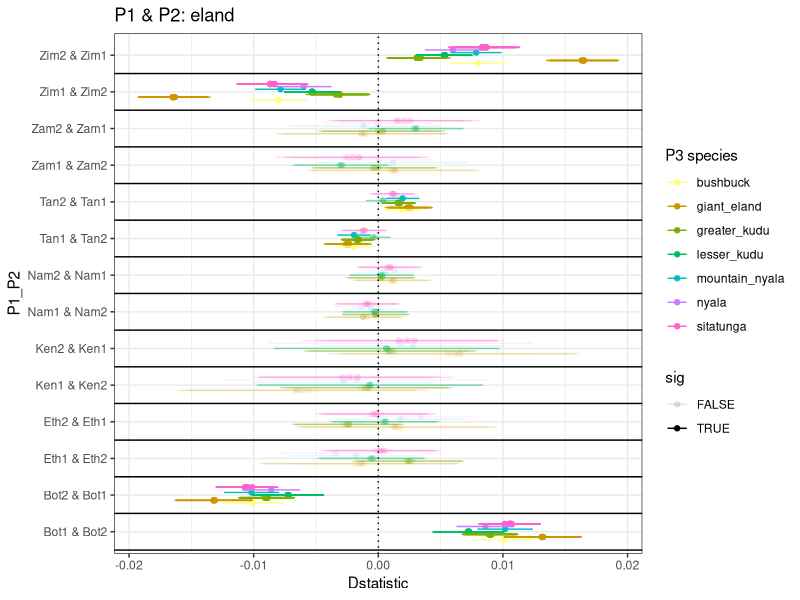

Source code (R):
library(dplyr)
library(ggplot2)
library(gridExtra)
library(stringr)
tab <- read.table("./tragBostau9_BBAA.txt", header = T)
# tab <- read.table("./tragBostau9_Dmin.txt", header=T)
tab$std.err <- tab$Dstatistic / tab$Z.score
tab$lower <- tab$Dstatistic - tab$std.err * 3
tab$upper <- tab$Dstatistic + tab$std.err * 3

comnames <- c("Tory" = "eland", "Tder" = "giant_eland", "Tstr" = "greater_kudu", "Timb" = "lesser_kudu", "Tbux" = "mountain_nyala", "Scaf" = "nyala", "Tspe" = "sitatunga", "Kell" = "waterbuck", "Tscr" = "bushbuck")
replace_strings <- function(data, dictionary) {
  mutate_all(data, ~ str_replace_all(., dictionary))
}


filtered <- tab %>%
  filter(substr(P1, 1, 4) == "Tory") %>%
  filter(substr(P1, 1, 7) == substr(P2, 1, 7)) %>%
  filter(substr(P1, 1, 4) != substr(P3, 1, 4)) %>%
  filter_all(all_vars(!grepl("NA-", .)))


### BH correction
FDR <- 0.001
ntest <- nrow(filtered)

filtered <- filtered %>% 
  arrange(p.value) %>%
  mutate(rank = 1:ntest) %>%
  mutate(BHCV = (rank / ntest) * FDR) %>%
  mutate(sig = BHCV > p.value)


# add flipped combs with flipped values for plotting
filtered_switched <- filtered %>%
  mutate(
    temp = .data[["P1"]],
    !!"P1" := .data[["P2"]],
    !!"P2" := temp,
    across(all_of(c("Dstatistic", "lower", "upper" )), ~ . * -1)
  ) %>%
  select(-temp)

filtered <- bind_rows(filtered, filtered_switched)


filtered$P1_P2 <- paste(str_sub(filtered$P1, -4, -1), str_sub(filtered$P2, -4, -1), sep = " & ")
filtered$P3_species <- substr(filtered$P3, 1, 4)
filtered$P1_P2_species <- substr(filtered$P1, 1, 4)

filtered[, 16:18] <- replace_strings(filtered[, 16:18], comnames)

comcolors <- c(
  "eland" = "#F8766D", "giant_eland" = "#CD9600", "greater_kudu" = "#7CAE00",
  "lesser_kudu" = "#00BE67", "mountain_nyala" = "#00BFC4", "nyala" = "#C77CFF",
  "sitatunga" = "#FF61CC", "bushbuck" = "#FFFF7C", "waterbuck" = "#383838"
)



p <- list()
species <- unique(filtered$P1_P2_species)
for (i in 1:length(species)) { # nolint: seq_linter.
  plotdat <- filtered[filtered$P1_P2_species == species[i], ]
  p[[i]] <- ggplot(plotdat, aes(Dstatistic, P1_P2, color = P3_species, alpha = sig)) +
    geom_point(position = position_dodge(width = 0.5)) +
    geom_errorbarh(aes(xmax = upper, xmin = lower, height = 0.2), position = position_dodge(width = 0.5)) +
    scale_color_manual(values = comcolors) +
    geom_hline(yintercept = seq(0.5, length(unique(plotdat$P1_P2)) - 0.5), color = "black", size = 0.5) +
    geom_vline(xintercept = 0, linetype="dotted") +
    ggtitle(paste("P1 & P2:", species[i])) +
    labs(color = "P3 species") +
    theme_bw()
}


pdf("dstat_grouped_control.pdf", height=10)
for (i in 1:length(p)) { # nolint: seq_linter.
  print(p[[i]])
}
dev.off()
